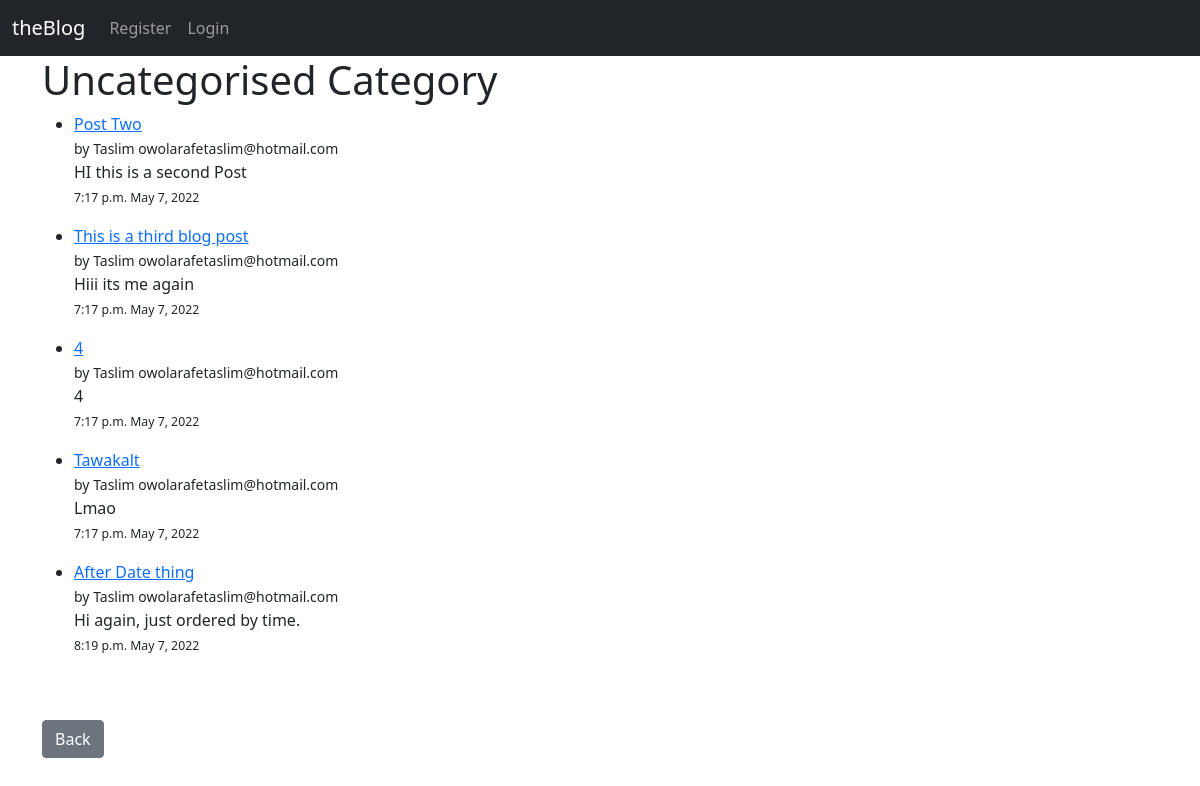
The app's page /category/uncategorised/ with its own data.
### theBlog/models.py (models this page shows, shortened)
class Post(models.Model):
    title = models.CharField(max_length=255)
    header_image = models.ImageField(null=True, blank=True, upload_to='images/')
    title_tag = models.CharField(max_length=255, default="")
    author = models.ForeignKey(User, on_delete=models.CASCADE)
    body = RichTextField(blank=True, null=True)
    snippet = models.CharField(max_length=255, default="Click link above to read blog post..")
    post_date = models.DateField(auto_now_add=True)
    post_time = models.TimeField(auto_now_add=True)
    category = models.CharField(max_length=225, default='uncategorised')
    likes = models.ManyToManyField(User, related_name='blog_posts')

### theBlog/views.py (the view)
# urls.py: path("category/<str:cat>/", views.CategoryView,name='category'),
def CategoryView(request, cat):
    category_posts = Post.objects.filter(category=cat)
    return render(request, 'categories.html', context={'cat_dict': cat, 'cat_posts':category_posts})

### theBlog/templates/categories.html (shortened to what this page needs)
{% extends 'base.html' %}
{% block content %}
{% if cat_posts %}
<h1>{{ cat_dict|title }} Category</h1>
    {% for post in cat_posts %}
    <ul>
        <li><a href="{% url 'theBlog:article_detail' post.pk %}">{{ post.title }}</a>
            <br><small> by {{ post.author }} {{ post.author.email }} </small>
        </li>
        {{ post.body|slice:":200" }}
        <br><small><small class="disabled">{{ post.post_time }} {{ post.post_date }}</small></small>
    </ul>
    {% endfor %}
    {% else %}
    <h1>Sorry this page doesn't exist...</h1>
    {% endif %}
    <br><br>
    <a href="{% url 'theBlog:home' %}" class="btn btn-secondary">Back</a>
{% endblock %}

### records on screen
Post: title "Post Two", author "Taslim", author.email "owolarafetaslim@hotmail.com", body "HI this is a second Post", post_time "7:17 p.m.", post_date "May 7, 2022"
Post: title "This is a third blog post", author "Taslim", author.email "owolarafetaslim@hotmail.com", body "Hiii its me again", post_time "7:17 p.m.", post_date "May 7, 2022"
Post: title "4", author "Taslim", author.email "owolarafetaslim@hotmail.com", body "4", post_time "7:17 p.m.", post_date "May 7, 2022"
Post: title "Tawakalt", author "Taslim", author.email "owolarafetaslim@hotmail.com", body "Lmao", post_time "7:17 p.m.", post_date "May 7, 2022"
Post: title "After Date thing", author "Taslim", author.email "owolarafetaslim@hotmail.com", body "Hi again, just ordered by time.", post_time "8:19 p.m.", post_date "May 7, 2022"

### other values on screen
{{ cat_dict|title }} "Uncategorised"
